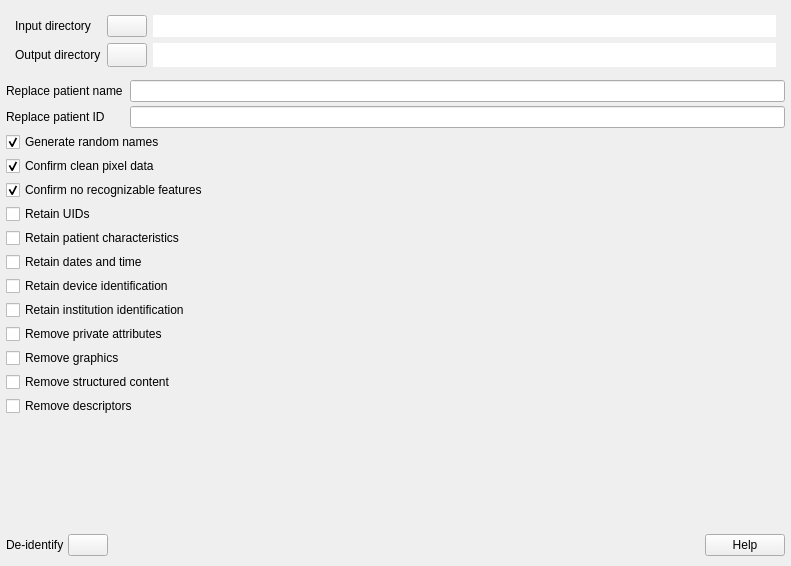
<?xml version="1.0" encoding="UTF-8"?>
<ui version="4.0">
 <class>AnonymazerWidget2</class>
 <widget class="QWidget" name="AnonymazerWidget2">
  <property name="windowModality">
   <enum>Qt::NonModal</enum>
  </property>
  <property name="geometry">
   <rect>
    <x>0</x>
    <y>0</y>
    <width>791</width>
    <height>566</height>
   </rect>
  </property>
  <property name="acceptDrops">
   <bool>true</bool>
  </property>
  <property name="windowTitle">
   <string>De-identify</string>
  </property>
  <layout class="QVBoxLayout" name="verticalLayout">
   <property name="spacing">
    <number>4</number>
   </property>
   <property name="margin">
    <number>6</number>
   </property>
   <item>
    <widget class="QFrame" name="frame_2">
     <property name="frameShape">
      <enum>QFrame::NoFrame</enum>
     </property>
     <property name="frameShadow">
      <enum>QFrame::Plain</enum>
     </property>
     <layout class="QGridLayout" name="gridLayout">
      <item row="0" column="0">
       <widget class="QLabel" name="label">
        <property name="text">
         <string>Input directory</string>
        </property>
        <property name="textFormat">
         <enum>Qt::PlainText</enum>
        </property>
       </widget>
      </item>
      <item row="0" column="1">
       <widget class="QPushButton" name="in_pushButton">
        <property name="sizePolicy">
         <sizepolicy hsizetype="Preferred" vsizetype="Preferred">
          <horstretch>0</horstretch>
          <verstretch>0</verstretch>
         </sizepolicy>
        </property>
        <property name="text">
         <string/>
        </property>
        <property name="icon">
         <iconset resource="../alizams.qrc">
          <normaloff>:/bitmaps/folder.svg</normaloff>:/bitmaps/folder.svg</iconset>
        </property>
        <property name="iconSize">
         <size>
          <width>16</width>
          <height>16</height>
         </size>
        </property>
       </widget>
      </item>
      <item row="0" column="2">
       <widget class="QLineEdit" name="in_lineEdit">
        <property name="sizePolicy">
         <sizepolicy hsizetype="Expanding" vsizetype="Preferred">
          <horstretch>0</horstretch>
          <verstretch>0</verstretch>
         </sizepolicy>
        </property>
        <property name="focusPolicy">
         <enum>Qt::NoFocus</enum>
        </property>
        <property name="frame">
         <bool>false</bool>
        </property>
        <property name="readOnly">
         <bool>true</bool>
        </property>
       </widget>
      </item>
      <item row="1" column="0">
       <widget class="QLabel" name="label_3">
        <property name="text">
         <string>Output directory</string>
        </property>
        <property name="textFormat">
         <enum>Qt::PlainText</enum>
        </property>
       </widget>
      </item>
      <item row="1" column="1">
       <widget class="QPushButton" name="out_pushButton">
        <property name="sizePolicy">
         <sizepolicy hsizetype="Preferred" vsizetype="Preferred">
          <horstretch>0</horstretch>
          <verstretch>0</verstretch>
         </sizepolicy>
        </property>
        <property name="text">
         <string/>
        </property>
        <property name="icon">
         <iconset resource="../alizams.qrc">
          <normaloff>:/bitmaps/folder.svg</normaloff>:/bitmaps/folder.svg</iconset>
        </property>
        <property name="iconSize">
         <size>
          <width>16</width>
          <height>16</height>
         </size>
        </property>
       </widget>
      </item>
      <item row="1" column="2">
       <widget class="QLineEdit" name="dir_lineEdit">
        <property name="sizePolicy">
         <sizepolicy hsizetype="Expanding" vsizetype="Preferred">
          <horstretch>0</horstretch>
          <verstretch>0</verstretch>
         </sizepolicy>
        </property>
        <property name="minimumSize">
         <size>
          <width>0</width>
          <height>24</height>
         </size>
        </property>
        <property name="focusPolicy">
         <enum>Qt::NoFocus</enum>
        </property>
        <property name="acceptDrops">
         <bool>false</bool>
        </property>
        <property name="frame">
         <bool>false</bool>
        </property>
        <property name="echoMode">
         <enum>QLineEdit::Normal</enum>
        </property>
        <property name="alignment">
         <set>Qt::AlignLeading|Qt::AlignLeft|Qt::AlignVCenter</set>
        </property>
        <property name="readOnly">
         <bool>true</bool>
        </property>
       </widget>
      </item>
     </layout>
    </widget>
   </item>
   <item>
    <widget class="QFrame" name="frame_4">
     <property name="frameShape">
      <enum>QFrame::NoFrame</enum>
     </property>
     <property name="frameShadow">
      <enum>QFrame::Plain</enum>
     </property>
     <layout class="QGridLayout" name="gridLayout_2">
      <property name="margin">
       <number>0</number>
      </property>
      <property name="spacing">
       <number>4</number>
      </property>
      <item row="1" column="1">
       <widget class="QLineEdit" name="id_lineEdit">
        <property name="sizePolicy">
         <sizepolicy hsizetype="Expanding" vsizetype="Preferred">
          <horstretch>0</horstretch>
          <verstretch>0</verstretch>
         </sizepolicy>
        </property>
        <property name="toolTip">
         <string>&lt;html&gt;&lt;head/&gt;&lt;body&gt;&lt;p&gt;Optional, &lt;span style=&quot; font-weight:600;&quot;&gt;error message will apper if several patient IDs will be detected in a folder&lt;/span&gt;!&lt;/p&gt;&lt;p&gt;Characters must be consistent with &lt;span style=&quot; font-style:italic;&quot;&gt;Specific Character Set (0x0008, 0x0005) &lt;/span&gt;of the data set, prefer ASCII if possible!&lt;/p&gt;&lt;/body&gt;&lt;/html&gt;</string>
        </property>
        <property name="maxLength">
         <number>512</number>
        </property>
       </widget>
      </item>
      <item row="1" column="0">
       <widget class="QLabel" name="id_label">
        <property name="toolTip">
         <string>&lt;html&gt;&lt;head/&gt;&lt;body&gt;&lt;p&gt;Optional, &lt;span style=&quot; font-weight:600;&quot;&gt;error message will apper if several patient IDs will be detected in a folder&lt;/span&gt;!&lt;/p&gt;&lt;p&gt;Characters must be consistent with &lt;span style=&quot; font-style:italic;&quot;&gt;Specific Character Set (0x0008, 0x0005) &lt;/span&gt;of the data set, prefer ASCII if possible!&lt;/p&gt;&lt;/body&gt;&lt;/html&gt;</string>
        </property>
        <property name="text">
         <string>Replace patient ID</string>
        </property>
        <property name="textFormat">
         <enum>Qt::PlainText</enum>
        </property>
        <property name="textInteractionFlags">
         <set>Qt::NoTextInteraction</set>
        </property>
       </widget>
      </item>
      <item row="0" column="0">
       <widget class="QLabel" name="name_label">
        <property name="toolTip">
         <string>&lt;html&gt;&lt;head/&gt;&lt;body&gt;&lt;p&gt;Optional, &lt;span style=&quot; font-weight:600;&quot;&gt;error message will apper if several patient IDs will be detected in a folder&lt;/span&gt;!&lt;/p&gt;&lt;p&gt;Formats:&lt;/p&gt;&lt;p&gt;&lt;span style=&quot; font-style:italic;&quot;&gt;Name Surname&lt;/span&gt;&lt;/p&gt;&lt;p&gt;&lt;span style=&quot; font-style:italic;&quot;&gt;Surname, Name&lt;/span&gt;&lt;/p&gt;&lt;p&gt;and DICOM &lt;span style=&quot; font-style:italic;&quot;&gt;VR PN.&lt;/span&gt;&lt;/p&gt;&lt;p&gt;Characters must be consistent wiht &lt;span style=&quot; font-style:italic;&quot;&gt;Specific Character Set (0x0008, 0x0005) &lt;/span&gt;of the data set.&lt;/p&gt;&lt;/body&gt;&lt;/html&gt;</string>
        </property>
        <property name="text">
         <string>Replace patient name </string>
        </property>
        <property name="textFormat">
         <enum>Qt::PlainText</enum>
        </property>
        <property name="textInteractionFlags">
         <set>Qt::NoTextInteraction</set>
        </property>
       </widget>
      </item>
      <item row="0" column="1">
       <widget class="QLineEdit" name="name_lineEdit">
        <property name="sizePolicy">
         <sizepolicy hsizetype="Expanding" vsizetype="Preferred">
          <horstretch>0</horstretch>
          <verstretch>0</verstretch>
         </sizepolicy>
        </property>
        <property name="toolTip">
         <string>&lt;html&gt;&lt;head/&gt;&lt;body&gt;&lt;p&gt;Optional, &lt;span style=&quot; font-weight:600;&quot;&gt;error message will apper if several patient IDs will be detected in a folder&lt;/span&gt;!&lt;/p&gt;&lt;p&gt;Formats:&lt;/p&gt;&lt;p&gt;&lt;span style=&quot; font-style:italic;&quot;&gt;Name Surname&lt;/span&gt;&lt;/p&gt;&lt;p&gt;&lt;span style=&quot; font-style:italic;&quot;&gt;Surname, Name&lt;/span&gt;&lt;/p&gt;&lt;p&gt;and DICOM &lt;span style=&quot; font-style:italic;&quot;&gt;VR PN.&lt;/span&gt;&lt;/p&gt;&lt;p&gt;Characters must be consistent wiht &lt;span style=&quot; font-style:italic;&quot;&gt;Specific Character Set (0x0008, 0x0005) &lt;/span&gt;of the data set.&lt;/p&gt;&lt;/body&gt;&lt;/html&gt;</string>
        </property>
        <property name="maxLength">
         <number>2000</number>
        </property>
       </widget>
      </item>
     </layout>
    </widget>
   </item>
   <item>
    <widget class="QScrollArea" name="scrollArea">
     <property name="frameShape">
      <enum>QFrame::NoFrame</enum>
     </property>
     <property name="frameShadow">
      <enum>QFrame::Plain</enum>
     </property>
     <property name="widgetResizable">
      <bool>true</bool>
     </property>
     <widget class="QWidget" name="scrollAreaWidgetContents">
      <property name="geometry">
       <rect>
        <x>0</x>
        <y>0</y>
        <width>779</width>
        <height>372</height>
       </rect>
      </property>
      <layout class="QVBoxLayout" name="verticalLayout_2">
       <property name="spacing">
        <number>4</number>
       </property>
       <property name="margin">
        <number>0</number>
       </property>
       <item>
        <widget class="QCheckBox" name="random_checkBox">
         <property name="sizePolicy">
          <sizepolicy hsizetype="Preferred" vsizetype="Preferred">
           <horstretch>0</horstretch>
           <verstretch>0</verstretch>
          </sizepolicy>
         </property>
         <property name="toolTip">
          <string>&lt;html&gt;&lt;head/&gt;&lt;body&gt;&lt;p&gt;Names will look like &lt;span style=&quot; font-style:italic;&quot;&gt;J. W. Smith&lt;/span&gt; if checked, otherwise &lt;span style=&quot; font-style:italic;&quot;&gt;J. W. S.&lt;/span&gt;&lt;/p&gt;&lt;p&gt;Common USA surnames will be randomly generated and consistenlty replaced .&lt;/p&gt;&lt;p&gt;Is is applicable to many &lt;span style=&quot; font-style:italic;&quot;&gt;VR PN&lt;/span&gt; attributes in a folder, not only to patient name.&lt;/p&gt;&lt;/body&gt;&lt;/html&gt;</string>
         </property>
         <property name="text">
          <string>Generate random names</string>
         </property>
         <property name="checked">
          <bool>true</bool>
         </property>
        </widget>
       </item>
       <item>
        <widget class="QCheckBox" name="confirm1_checkBox">
         <property name="sizePolicy">
          <sizepolicy hsizetype="Preferred" vsizetype="Preferred">
           <horstretch>0</horstretch>
           <verstretch>0</verstretch>
          </sizepolicy>
         </property>
         <property name="toolTip">
          <string>&lt;html&gt;&lt;head/&gt;&lt;body&gt;&lt;p&gt;&lt;span style=&quot; font-style:italic;&quot;&gt;Clean Pixel Data Option&lt;/span&gt; if confirmed.&lt;/p&gt;&lt;/body&gt;&lt;/html&gt;</string>
         </property>
         <property name="text">
          <string>Confirm clean pixel data</string>
         </property>
         <property name="checked">
          <bool>true</bool>
         </property>
        </widget>
       </item>
       <item>
        <widget class="QCheckBox" name="confirm2_checkBox">
         <property name="sizePolicy">
          <sizepolicy hsizetype="Preferred" vsizetype="Preferred">
           <horstretch>0</horstretch>
           <verstretch>0</verstretch>
          </sizepolicy>
         </property>
         <property name="toolTip">
          <string>&lt;html&gt;&lt;head/&gt;&lt;body&gt;&lt;p&gt;&lt;span style=&quot; font-style:italic;&quot;&gt;Clean Recognizable Visual Features Option&lt;/span&gt; if confirmed.&lt;/p&gt;&lt;/body&gt;&lt;/html&gt;</string>
         </property>
         <property name="text">
          <string>Confirm no recognizable features</string>
         </property>
         <property name="checked">
          <bool>true</bool>
         </property>
        </widget>
       </item>
       <item>
        <widget class="QCheckBox" name="uids_checkBox">
         <property name="sizePolicy">
          <sizepolicy hsizetype="Preferred" vsizetype="Preferred">
           <horstretch>0</horstretch>
           <verstretch>0</verstretch>
          </sizepolicy>
         </property>
         <property name="toolTip">
          <string>&lt;html&gt;&lt;head/&gt;&lt;body&gt;&lt;p&gt;&lt;span style=&quot; font-style:italic;&quot;&gt;Retain UIDs Option&lt;/span&gt; if checked, otherwise applicable &lt;span style=&quot; font-style:italic;&quot;&gt;UIDs&lt;/span&gt;  will be &lt;span style=&quot; font-style:italic;&quot;&gt;consistently&lt;/span&gt; replaced with generated values.&lt;/p&gt;&lt;/body&gt;&lt;/html&gt;</string>
         </property>
         <property name="text">
          <string>Retain UIDs</string>
         </property>
         <property name="checkable">
          <bool>true</bool>
         </property>
         <property name="checked">
          <bool>false</bool>
         </property>
         <property name="autoExclusive">
          <bool>false</bool>
         </property>
        </widget>
       </item>
       <item>
        <widget class="QCheckBox" name="chars_checkBox">
         <property name="sizePolicy">
          <sizepolicy hsizetype="Preferred" vsizetype="Preferred">
           <horstretch>0</horstretch>
           <verstretch>0</verstretch>
          </sizepolicy>
         </property>
         <property name="toolTip">
          <string>&lt;html&gt;&lt;head/&gt;&lt;body&gt;&lt;p&gt;&lt;span style=&quot; font-style:italic;&quot;&gt;Retain Patient Characteristics Option&lt;/span&gt; if checked.&lt;/p&gt;&lt;p&gt;Weigth, size, etc. are important for e.g. &lt;span style=&quot; font-style:italic;&quot;&gt;PET&lt;/span&gt;  to calculate &lt;span style=&quot; font-style:italic;&quot;&gt;SUV&lt;/span&gt;. &lt;/p&gt;&lt;/body&gt;&lt;/html&gt;</string>
         </property>
         <property name="text">
          <string>Retain patient characteristics</string>
         </property>
         <property name="checked">
          <bool>false</bool>
         </property>
         <property name="autoExclusive">
          <bool>false</bool>
         </property>
        </widget>
       </item>
       <item>
        <widget class="QCheckBox" name="dates_checkBox">
         <property name="sizePolicy">
          <sizepolicy hsizetype="Preferred" vsizetype="Preferred">
           <horstretch>0</horstretch>
           <verstretch>0</verstretch>
          </sizepolicy>
         </property>
         <property name="toolTip">
          <string>&lt;html&gt;&lt;head/&gt;&lt;body&gt;&lt;p&gt;&lt;span style=&quot; font-style:italic;&quot;&gt;Retain Longitudinal Temporal Information Full Dates Option&lt;/span&gt; if checked, otherwise applicable dates and times attributes will be &lt;span style=&quot; font-style:italic;&quot;&gt;consistently&lt;/span&gt; modified.&lt;/p&gt;&lt;/body&gt;&lt;/html&gt;</string>
         </property>
         <property name="text">
          <string>Retain dates and time</string>
         </property>
         <property name="autoExclusive">
          <bool>false</bool>
         </property>
        </widget>
       </item>
       <item>
        <widget class="QCheckBox" name="device_checkBox">
         <property name="sizePolicy">
          <sizepolicy hsizetype="Preferred" vsizetype="Preferred">
           <horstretch>0</horstretch>
           <verstretch>0</verstretch>
          </sizepolicy>
         </property>
         <property name="toolTip">
          <string>&lt;html&gt;&lt;head/&gt;&lt;body&gt;&lt;p&gt;&lt;span style=&quot; font-style:italic;&quot;&gt;Retain Device Identity Option&lt;/span&gt; if checked.&lt;/p&gt;&lt;/body&gt;&lt;/html&gt;</string>
         </property>
         <property name="text">
          <string>Retain device identification</string>
         </property>
         <property name="autoExclusive">
          <bool>false</bool>
         </property>
        </widget>
       </item>
       <item>
        <widget class="QCheckBox" name="institution_checkBox">
         <property name="sizePolicy">
          <sizepolicy hsizetype="Preferred" vsizetype="Preferred">
           <horstretch>0</horstretch>
           <verstretch>0</verstretch>
          </sizepolicy>
         </property>
         <property name="toolTip">
          <string>&lt;html&gt;&lt;head/&gt;&lt;body&gt;&lt;p&gt;&lt;span style=&quot; font-style:italic;&quot;&gt;Retain Institution Identity Option&lt;/span&gt; if checked.&lt;/p&gt;&lt;/body&gt;&lt;/html&gt;</string>
         </property>
         <property name="text">
          <string>Retain institution identification</string>
         </property>
         <property name="autoExclusive">
          <bool>false</bool>
         </property>
        </widget>
       </item>
       <item>
        <widget class="QCheckBox" name="private_checkBox">
         <property name="sizePolicy">
          <sizepolicy hsizetype="Preferred" vsizetype="Preferred">
           <horstretch>0</horstretch>
           <verstretch>0</verstretch>
          </sizepolicy>
         </property>
         <property name="toolTip">
          <string>&lt;html&gt;&lt;head/&gt;&lt;body&gt;&lt;p&gt;Assume &lt;span style=&quot; font-style:italic;&quot;&gt;Retain Safe Private Option&lt;/span&gt; if not set.&lt;/p&gt;&lt;/body&gt;&lt;/html&gt;</string>
         </property>
         <property name="text">
          <string>Remove private attributes</string>
         </property>
         <property name="checked">
          <bool>false</bool>
         </property>
         <property name="autoExclusive">
          <bool>false</bool>
         </property>
        </widget>
       </item>
       <item>
        <widget class="QCheckBox" name="graphics_checkBox">
         <property name="sizePolicy">
          <sizepolicy hsizetype="Preferred" vsizetype="Preferred">
           <horstretch>0</horstretch>
           <verstretch>0</verstretch>
          </sizepolicy>
         </property>
         <property name="toolTip">
          <string>&lt;html&gt;&lt;head/&gt;&lt;body&gt;&lt;p&gt;Remove overlays, curves, etc., can &lt;span style=&quot; font-weight:600;&quot;&gt;not&lt;/span&gt; remove overlays in pixel data.&lt;/p&gt;&lt;p&gt;Assume &lt;span style=&quot; font-style:italic;&quot;&gt;Clean Graphics Option&lt;/span&gt; if not set.&lt;/p&gt;&lt;/body&gt;&lt;/html&gt;</string>
         </property>
         <property name="text">
          <string>Remove graphics</string>
         </property>
         <property name="checked">
          <bool>false</bool>
         </property>
         <property name="autoExclusive">
          <bool>false</bool>
         </property>
        </widget>
       </item>
       <item>
        <widget class="QCheckBox" name="struct_checkBox">
         <property name="sizePolicy">
          <sizepolicy hsizetype="Preferred" vsizetype="Preferred">
           <horstretch>0</horstretch>
           <verstretch>0</verstretch>
          </sizepolicy>
         </property>
         <property name="toolTip">
          <string>&lt;html&gt;&lt;head/&gt;&lt;body&gt;&lt;p&gt;Related to &lt;span style=&quot; font-style:italic;&quot;&gt;Structured Report&lt;/span&gt; SOP Classes.&lt;/p&gt;&lt;p&gt;Assume &lt;span style=&quot; font-style:italic;&quot;&gt;Clean Structured Content Option&lt;/span&gt; if not set.&lt;/p&gt;&lt;/body&gt;&lt;/html&gt;</string>
         </property>
         <property name="text">
          <string>Remove structured content</string>
         </property>
        </widget>
       </item>
       <item>
        <widget class="QCheckBox" name="desc_checkBox">
         <property name="toolTip">
          <string>&lt;html&gt;&lt;head/&gt;&lt;body&gt;&lt;p&gt;Related to series and study descriptions, ROI names, RT plane names, labels and many other attributes.&lt;/p&gt;&lt;p&gt;Assume &lt;span style=&quot; font-style:italic;&quot;&gt;Clean Descriptors Option&lt;/span&gt; if not set.&lt;/p&gt;&lt;/body&gt;&lt;/html&gt;</string>
         </property>
         <property name="text">
          <string>Remove descriptors</string>
         </property>
         <property name="autoExclusive">
          <bool>false</bool>
         </property>
        </widget>
       </item>
       <item>
        <spacer name="verticalSpacer">
         <property name="orientation">
          <enum>Qt::Vertical</enum>
         </property>
         <property name="sizeHint" stdset="0">
          <size>
           <width>20</width>
           <height>40</height>
          </size>
         </property>
        </spacer>
       </item>
      </layout>
     </widget>
    </widget>
   </item>
   <item>
    <spacer name="verticalSpacer_2">
     <property name="orientation">
      <enum>Qt::Vertical</enum>
     </property>
     <property name="sizeHint" stdset="0">
      <size>
       <width>20</width>
       <height>40</height>
      </size>
     </property>
    </spacer>
   </item>
   <item>
    <widget class="QFrame" name="frame">
     <property name="sizePolicy">
      <sizepolicy hsizetype="Preferred" vsizetype="Preferred">
       <horstretch>0</horstretch>
       <verstretch>0</verstretch>
      </sizepolicy>
     </property>
     <property name="frameShape">
      <enum>QFrame::NoFrame</enum>
     </property>
     <property name="frameShadow">
      <enum>QFrame::Plain</enum>
     </property>
     <layout class="QHBoxLayout" name="horizontalLayout_2">
      <property name="spacing">
       <number>4</number>
      </property>
      <property name="leftMargin">
       <number>0</number>
      </property>
      <property name="topMargin">
       <number>0</number>
      </property>
      <property name="rightMargin">
       <number>0</number>
      </property>
      <property name="bottomMargin">
       <number>4</number>
      </property>
      <item>
       <widget class="QLabel" name="label_5">
        <property name="text">
         <string>De-identify</string>
        </property>
        <property name="textFormat">
         <enum>Qt::PlainText</enum>
        </property>
       </widget>
      </item>
      <item>
       <widget class="QPushButton" name="run_pushButton">
        <property name="sizePolicy">
         <sizepolicy hsizetype="Preferred" vsizetype="Preferred">
          <horstretch>0</horstretch>
          <verstretch>0</verstretch>
         </sizepolicy>
        </property>
        <property name="mouseTracking">
         <bool>false</bool>
        </property>
        <property name="focusPolicy">
         <enum>Qt::StrongFocus</enum>
        </property>
        <property name="toolTip">
         <string/>
        </property>
        <property name="text">
         <string/>
        </property>
        <property name="icon">
         <iconset resource="../alizams.qrc">
          <normaloff>:/bitmaps/right0.svg</normaloff>:/bitmaps/right0.svg</iconset>
        </property>
        <property name="iconSize">
         <size>
          <width>16</width>
          <height>16</height>
         </size>
        </property>
       </widget>
      </item>
      <item>
       <spacer name="horizontalSpacer">
        <property name="orientation">
         <enum>Qt::Horizontal</enum>
        </property>
        <property name="sizeHint" stdset="0">
         <size>
          <width>641</width>
          <height>20</height>
         </size>
        </property>
       </spacer>
      </item>
      <item>
       <widget class="QPushButton" name="help_pushButton">
        <property name="text">
         <string>Help</string>
        </property>
       </widget>
      </item>
     </layout>
    </widget>
   </item>
  </layout>
 </widget>
 <tabstops>
  <tabstop>in_pushButton</tabstop>
  <tabstop>out_pushButton</tabstop>
  <tabstop>name_lineEdit</tabstop>
  <tabstop>id_lineEdit</tabstop>
  <tabstop>scrollArea</tabstop>
  <tabstop>random_checkBox</tabstop>
  <tabstop>confirm1_checkBox</tabstop>
  <tabstop>confirm2_checkBox</tabstop>
  <tabstop>uids_checkBox</tabstop>
  <tabstop>chars_checkBox</tabstop>
  <tabstop>dates_checkBox</tabstop>
  <tabstop>device_checkBox</tabstop>
  <tabstop>institution_checkBox</tabstop>
  <tabstop>private_checkBox</tabstop>
  <tabstop>graphics_checkBox</tabstop>
  <tabstop>struct_checkBox</tabstop>
  <tabstop>desc_checkBox</tabstop>
  <tabstop>run_pushButton</tabstop>
  <tabstop>help_pushButton</tabstop>
 </tabstops>
 <resources>
  <include location="../alizams.qrc"/>
 </resources>
 <connections/>
</ui>
